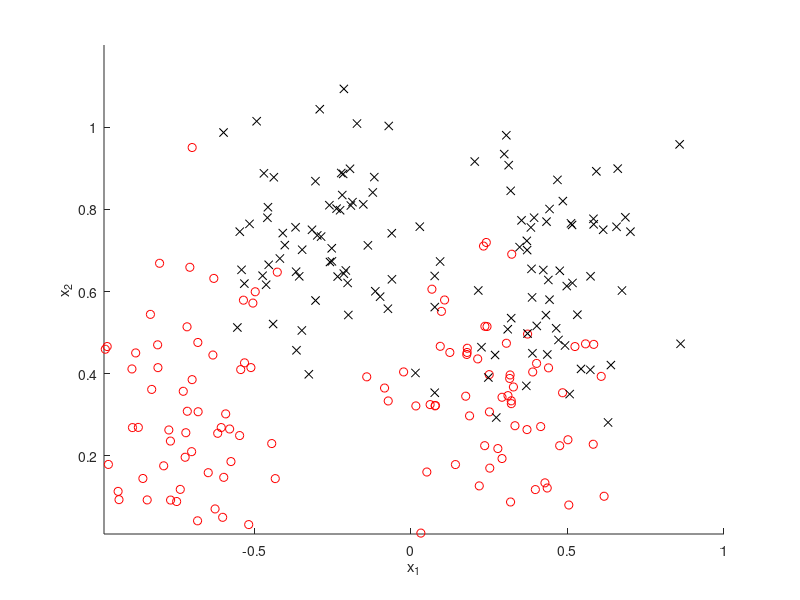

This figure's MATLAB source:
clear;
load sytr.dat
load synte.dat;
temp1=find(sytr(:,3)==1);
temp2=find(sytr(:,3)==-1);
figure(2);hold on;
plot(sytr(temp2,1),sytr(temp2,2),'ro');
plot(sytr(temp1,1),sytr(temp1,2),'kx');
X=sytr(:,1:2);
t=sytr(:,3);
t(temp2) = 0;   % Please note that in this program we use 0 instead of -1 for the negative class
                % For other datasets, please try to revise them
N=length(t);
randn('seed',130);
rand('seed',23);
M=3;  % 4 

tic

% The hyperparameters adjustable. You may need test a lot of values for
% each different dataset
eta=0.001;  % The Learning rate of GD for model parameter a and b
eta0=0.0002; % The Learning rate of gradient ascend for model location and scale
eta1=0.02;
m=2;        % Dimension of Data
mu=0.2;     %initial shaping parameter

gamma=0.01;  %5000;   This parameter is also tunable
  
Cind=randperm(N);  % 
C=X(Cind(1:M),:);   % randomly choose initial centers from data.
 
for iter=1:20000;   %repeatly sampling data
    temp=round(rand(1)*(N-1))+1;

    xdraw = X(temp,:) ; %randomly draw data sample;

    %Find the nearest center;
    for i=1:M;
       Dis(i)=norm(xdraw-C(i,:));   
    end;
    [Cmin,Id]=min(Dis);
    %update C(Id,:)
    C(Id,:)= C(Id,:)+ eta1*(xdraw-C(Id,:));
end;

Mu= mu*ones(M,m); %initial shaping parameter

for k=1:N
    for j=1:M
     Phi(k,j)= max(0,1-sum(Mu(j,:).*abs(X(k,:)-C(j,:))));
    end;
end;

% Algorithm
% Initialisation
a = 0.1*randn(M,1);
b = 0;

a_tilde = [b; a];
Xk = [ones(N,1) Phi];  %  pseudo K
%http://openclassroom.stanford.edu/MainFolder/DocumentPage.php?course=MachineLearning&doc=exercises/ex5/ex5.html
% https://statacumen.com/teach/SC1/SC1_11_LogisticRegression.pdf

Ix = [0 zeros(1, M); zeros(M,1) eye(M)];

gd_steps = 2;
for ii = 1:gd_steps
    f = Xk * a_tilde;
    p = 1 ./ (1 + exp(-f));
    V = (1 - p) .* p;
    a_tilde = a_tilde - (Xk' * bsxfun(@times, Xk, V) + gamma * Ix) \ ( Xk' * (p - t) + gamma * [0; a_tilde(2:end)]);
end

%haty = K * a + b;
haty = Xk * a_tilde;
hatp = 1 ./ (1 + exp(-haty));
%theta2=Phi'*(a.*t);
tpre= hatp>0.5;
sum(abs(t-tpre))/ N   % error rate training set
 
 
for Iter=1:100
   b = a_tilde(1);
   a = a_tilde(2:end); 
   for j=1:M;  
      for k=1:N
            id(k)= sum(Mu(j,:).*abs(X(k,:)-C(j,:))) < 1;
            tempC(k,:)=   Mu(j,:).*sign(X(k,:)-C(j,:) )*id(k);   % To be revised according to new phis
            tempMu(k,:)= - abs( C(j,:)- X(k,:) )*id(k);          % To be revised according to new phis
      end;       
      for i=1:m
           ParE1(i)=    sign(haty)' * tempC(:,i)*a(j);  
           ParE2(i)=    sign(haty)' * tempMu(:,i)*a(j);  
      end;     
      if norm( ParE1) ~=0
           C(j,:)= C(j,:)+eta0*ParE1 / norm( ParE1) ;
      end;
      if norm( ParE2) ~=0
           Mu(j,:)=Mu(j,:)+eta0*ParE2 / norm( ParE2) ;
      end;
      for it=1:m;
           Mu(j,it)  =max(0, Mu(j,it));
      end;
      for k=1:N
         Phi(k,j)= max(0, 1-sum(Mu(j,:).*abs(X(k,:)-C(j,:))));  % To be revised according to new phis
      end;
   end
   
   Xk = [ones(N,1) Phi];  %  pseudo K 
   for ii = 1:gd_steps
       f = Xk * a_tilde;
       p = 1 ./ (1 + exp(-f));
       V = (1 - p) .* p;
       a_tilde = a_tilde - (Xk' * bsxfun(@times, Xk, V) + gamma * Ix) \ ( Xk' * (p - t) + gamma * [0; a_tilde(2:end)]);
   end

   haty = Xk * a_tilde;
   hatp = 1 ./ (1 + exp(-haty));
   %theta2=Phi'*(a.*t);
   tpre= hatp>0.5;
   
   sum(abs(t-tpre))/ N   % error rate training set
   % J(Iter)=(ones(N,1)-Omega*theta(2:N+1)- theta(2:N+1)/gamma-t*theta(1))'*(ones(N,1)-Omega*theta(2:N+1)- theta(2:N+1)/gamma-t*theta(1));
   % J(Iter)= sum(abs( haty)) ;  
   J(Iter)= sum(abs( haty)) ;
end;

time=toc

b = a_tilde(1);
a = a_tilde(2:end);
% % generate the decision boundary.
for i1=1:100;
     for j1=1:120;
         xn(i1,j1)=i1*1/50-1 ;
         yn(i1,j1)=j1*1/100;
         tem=[xn(i1,j1) yn(i1,j1)];
         for j=1:M;
            phi(j)=max(0,1-sum(Mu(j,:).*abs(tem-C(j,:))));   
         end;
         zn(i1,j1)=phi*a+b;
     end;
end;
figure(2);
contour(xn,yn,zn, [0 0],'k.','linewidth',2);
xlabel('x_1');ylabel('x_2');
 
%test data
temp2=find(synte(:,3)==-1);
ttest=synte(:,3);
ttest(temp2) = 0;
N1=length(ttest);
Xtest=synte(:,1:2);
for i=1:N1
    for j=1:M
        phitest(i,j)=max(0,1-sum(Mu(j,:).*abs(Xtest(i,:)-C(j,:))));    
    end;
end;

hatytest=phitest*a+b;
prob = exp(hatytest) ./(1 + exp(hatytest));
tpretest = prob > 0.5; 
sum(abs(ttest-tpretest))/N1   % error rate test set


    